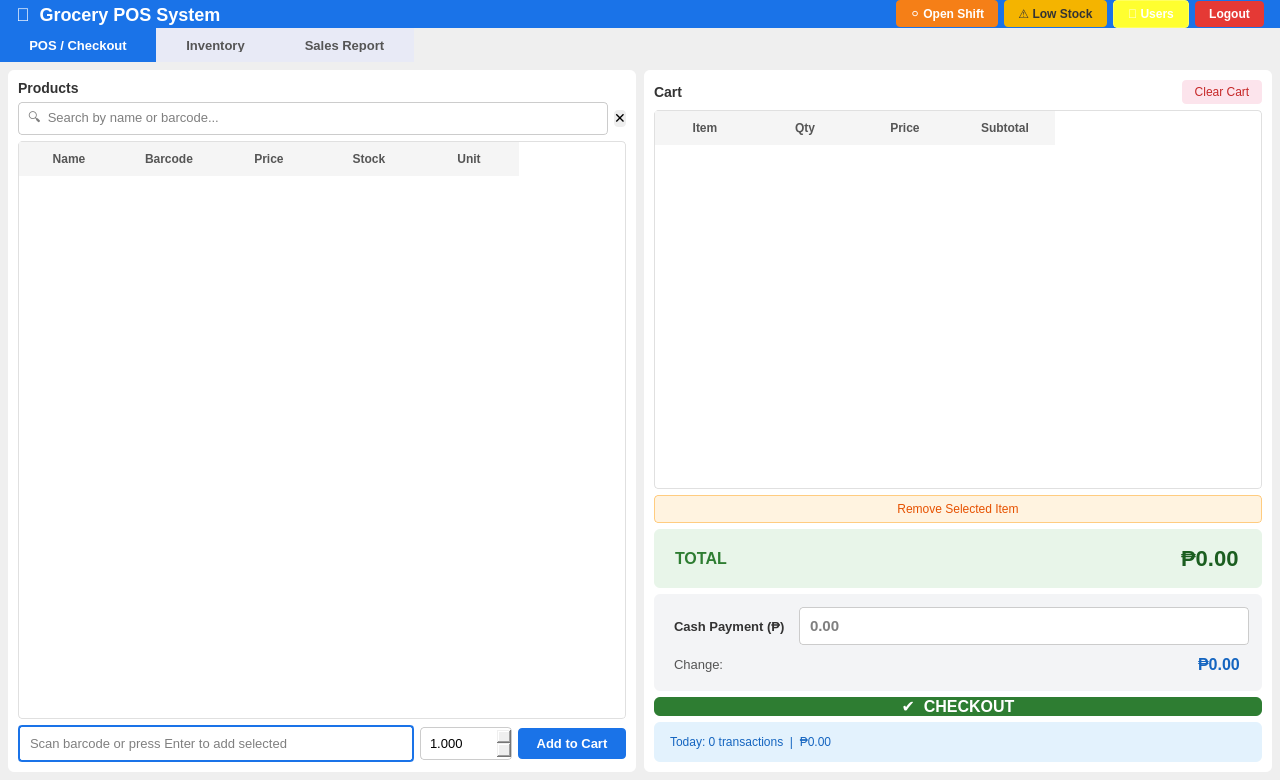
<?xml version="1.0" encoding="UTF-8"?>
<ui version="4.0">
 <class>MainWindow</class>
 <widget class="QMainWindow" name="MainWindow">
  <property name="geometry">
   <rect><x>0</x><y>0</y><width>1280</width><height>780</height></rect>
  </property>
  <property name="windowTitle"><string>Grocery POS System</string></property>
  <widget class="QWidget" name="centralwidget">
   <layout class="QVBoxLayout" name="rootLayout">
    <property name="spacing"><number>0</number></property>
    <property name="leftMargin"><number>0</number></property>
    <property name="topMargin"><number>0</number></property>
    <property name="rightMargin"><number>0</number></property>
    <property name="bottomMargin"><number>0</number></property>

    <!-- TOP BAR -->
    <item>
     <widget class="QFrame" name="topBar">
      <property name="styleSheet"><string>QFrame{background:#1a73e8;}</string></property>
      <property name="minimumHeight"><number>54</number></property>
      <property name="maximumHeight"><number>54</number></property>
      <layout class="QHBoxLayout" name="topBarLayout">
       <property name="leftMargin"><number>16</number></property>
       <property name="topMargin"><number>0</number></property>
       <property name="rightMargin"><number>16</number></property>
       <property name="bottomMargin"><number>0</number></property>
       <item>
        <widget class="QLabel" name="lblAppTitle">
         <property name="text"><string>🛒  Grocery POS System</string></property>
         <property name="styleSheet"><string>color:white;font-size:18px;font-weight:bold;</string></property>
        </widget>
       </item>
       <item>
        <spacer name="topSpacer">
         <property name="orientation"><enum>Qt::Horizontal</enum></property>
         <property name="sizeHint" stdset="0"><size><width>40</width><height>20</height></size></property>
        </spacer>
       </item>
       <item>
        <widget class="QLabel" name="lblDateTime">
         <property name="styleSheet"><string>color:white;font-size:13px;</string></property>
        </widget>
       </item>
       <item>
        <widget class="QLabel" name="lblLoggedIn">
         <property name="styleSheet"><string>color:#bbdefb;font-size:12px;padding:0 8px;</string></property>
        </widget>
       </item>
       <item>
        <widget class="QPushButton" name="btnShift">
         <property name="text"><string>⚪ Open Shift</string></property>
         <property name="styleSheet"><string>QPushButton{background:#f57f17;color:white;border:none;padding:6px 14px;border-radius:4px;font-weight:bold;}QPushButton:hover{background:#e65100;}</string></property>
        </widget>
       </item>
       <item>
        <widget class="QPushButton" name="btnLowStock">
         <property name="text"><string>⚠ Low Stock</string></property>
         <property name="styleSheet"><string>QPushButton{background:#f4b400;color:#333;border:none;padding:6px 14px;border-radius:4px;font-weight:bold;}QPushButton:hover{background:#e6a800;}</string></property>
        </widget>
       </item>
       <item>
        <widget class="QPushButton" name="btnUsers">
         <property name="text"><string>👤 Users</string></property>
         <property name="styleSheet"><string>QPushButton{background:#ffffff30;color:white;border:1px solid #ffffff60;padding:6px 14px;border-radius:4px;font-weight:bold;}QPushButton:hover{background:#ffffff50;}</string></property>
        </widget>
       </item>
       <item>
        <widget class="QPushButton" name="btnLogout">
         <property name="text"><string>Logout</string></property>
         <property name="styleSheet"><string>QPushButton{background:#e53935;color:white;border:none;padding:6px 14px;border-radius:4px;font-weight:bold;}QPushButton:hover{background:#b71c1c;}</string></property>
        </widget>
       </item>
      </layout>
     </widget>
    </item>

    <!-- MAIN TAB WIDGET -->
    <item>
     <widget class="QTabWidget" name="tabWidget">
      <property name="styleSheet">
       <string>QTabWidget::pane{border:none;}QTabBar::tab{padding:10px 28px;font-size:13px;font-weight:bold;background:#e8eaf6;color:#555;}QTabBar::tab:selected{background:#1a73e8;color:white;border-radius:0;}</string>
      </property>

      <!-- TAB 1: POS -->
      <widget class="QWidget" name="tabPOS">
       <attribute name="title"><string>  POS / Checkout  </string></attribute>
       <layout class="QHBoxLayout" name="posLayout">
        <property name="spacing"><number>8</number></property>
        <property name="leftMargin"><number>8</number></property>
        <property name="topMargin"><number>8</number></property>
        <property name="rightMargin"><number>8</number></property>
        <property name="bottomMargin"><number>8</number></property>

        <!-- LEFT: Product Panel -->
        <item>
         <widget class="QFrame" name="productPanel">
          <property name="styleSheet"><string>QFrame{background:white;border-radius:6px;}</string></property>
          <layout class="QVBoxLayout" name="productPanelLayout">
           <property name="leftMargin"><number>10</number></property>
           <property name="topMargin"><number>10</number></property>
           <property name="rightMargin"><number>10</number></property>
           <property name="bottomMargin"><number>10</number></property>
           <item>
            <widget class="QLabel" name="lblProductsTitle">
             <property name="text"><string>Products</string></property>
             <property name="styleSheet"><string>font-size:14px;font-weight:bold;color:#333;</string></property>
            </widget>
           </item>
           <item>
            <layout class="QHBoxLayout" name="searchLayout">
             <item>
              <widget class="QLineEdit" name="txtSearch">
               <property name="placeholderText"><string>🔍  Search by name or barcode...</string></property>
               <property name="styleSheet"><string>QLineEdit{padding:7px;border:1px solid #ccc;border-radius:4px;font-size:13px;}QLineEdit:focus{border:1px solid #1a73e8;}</string></property>
              </widget>
             </item>
             <item>
              <widget class="QPushButton" name="btnClearSearch">
               <property name="text"><string>✕</string></property>
               <property name="maximumWidth"><number>32</number></property>
               <property name="styleSheet"><string>QPushButton{background:#eee;border:none;border-radius:4px;font-size:14px;}QPushButton:hover{background:#ddd;}</string></property>
              </widget>
             </item>
            </layout>
           </item>
           <item>
            <widget class="QTableWidget" name="tblProducts">
             <property name="styleSheet"><string>QTableWidget{border:1px solid #e0e0e0;border-radius:4px;gridline-color:#f0f0f0;font-size:13px;}QTableWidget::item{padding:6px;}QTableWidget::item:selected{background:#e3f2fd;color:#000;}QHeaderView::section{background:#f5f5f5;padding:8px;border:none;font-weight:bold;color:#555;}</string></property>
             <property name="selectionBehavior"><enum>QAbstractItemView::SelectRows</enum></property>
             <property name="editTriggers"><set>QAbstractItemView::NoEditTriggers</set></property>
             <property name="alternatingRowColors"><bool>true</bool></property>
             <column><property name="text"><string>Name</string></property></column>
             <column><property name="text"><string>Barcode</string></property></column>
             <column><property name="text"><string>Price</string></property></column>
             <column><property name="text"><string>Stock</string></property></column>
             <column><property name="text"><string>Unit</string></property></column>
            </widget>
           </item>
           <item>
            <layout class="QHBoxLayout" name="barcodeLayout">
             <item>
              <widget class="QLineEdit" name="txtBarcode">
               <property name="placeholderText"><string>Scan barcode or press Enter to add selected</string></property>
               <property name="styleSheet"><string>QLineEdit{padding:8px;border:2px solid #1a73e8;border-radius:4px;font-size:13px;}QLineEdit:focus{border:2px solid #0d47a1;}</string></property>
              </widget>
             </item>
             <item>
              <widget class="QDoubleSpinBox" name="spinQty">
               <property name="minimum"><double>0.001</double></property>
               <property name="maximum"><double>9999.000</double></property>
               <property name="value"><double>1.000</double></property>
               <property name="decimals"><number>3</number></property>
               <property name="maximumWidth"><number>100</number></property>
               <property name="styleSheet"><string>QDoubleSpinBox{padding:7px;border:1px solid #ccc;border-radius:4px;font-size:13px;}</string></property>
              </widget>
             </item>
             <item>
              <widget class="QPushButton" name="btnAddToCart">
               <property name="text"><string>Add to Cart</string></property>
               <property name="styleSheet"><string>QPushButton{background:#1a73e8;color:white;border:none;padding:8px 18px;border-radius:4px;font-size:13px;font-weight:bold;}QPushButton:hover{background:#1558b0;}</string></property>
              </widget>
             </item>
            </layout>
           </item>
          </layout>
         </widget>
        </item>

        <!-- RIGHT: Cart + Payment -->
        <item>
         <widget class="QFrame" name="cartPanel">
          <property name="maximumWidth"><number>440</number></property>
          <property name="styleSheet"><string>QFrame{background:white;border-radius:6px;}</string></property>
          <layout class="QVBoxLayout" name="cartPanelLayout">
           <property name="leftMargin"><number>10</number></property>
           <property name="topMargin"><number>10</number></property>
           <property name="rightMargin"><number>10</number></property>
           <property name="bottomMargin"><number>10</number></property>
           <item>
            <layout class="QHBoxLayout" name="cartHeaderLayout">
             <item>
              <widget class="QLabel" name="lblCartTitle">
               <property name="text"><string>Cart</string></property>
               <property name="styleSheet"><string>font-size:14px;font-weight:bold;color:#333;</string></property>
              </widget>
             </item>
             <item>
              <spacer name="cartHeaderSpacer">
               <property name="orientation"><enum>Qt::Horizontal</enum></property>
               <property name="sizeHint" stdset="0"><size><width>40</width><height>20</height></size></property>
              </spacer>
             </item>
             <item>
              <widget class="QPushButton" name="btnClearCart">
               <property name="text"><string>Clear Cart</string></property>
               <property name="styleSheet"><string>QPushButton{background:#fce4ec;color:#c62828;border:none;padding:5px 12px;border-radius:4px;font-size:12px;}QPushButton:hover{background:#f8bbd0;}</string></property>
              </widget>
             </item>
            </layout>
           </item>
           <item>
            <widget class="QTableWidget" name="tblCart">
             <property name="styleSheet"><string>QTableWidget{border:1px solid #e0e0e0;border-radius:4px;gridline-color:#f0f0f0;font-size:13px;}QTableWidget::item{padding:6px;}QTableWidget::item:selected{background:#fff9c4;color:#000;}QHeaderView::section{background:#f5f5f5;padding:8px;border:none;font-weight:bold;color:#555;}</string></property>
             <property name="selectionBehavior"><enum>QAbstractItemView::SelectRows</enum></property>
             <property name="editTriggers"><set>QAbstractItemView::NoEditTriggers</set></property>
             <column><property name="text"><string>Item</string></property></column>
             <column><property name="text"><string>Qty</string></property></column>
             <column><property name="text"><string>Price</string></property></column>
             <column><property name="text"><string>Subtotal</string></property></column>
            </widget>
           </item>
           <item>
            <widget class="QPushButton" name="btnRemoveItem">
             <property name="text"><string>Remove Selected Item</string></property>
             <property name="styleSheet"><string>QPushButton{background:#fff3e0;color:#e65100;border:1px solid #ffcc80;padding:6px;border-radius:4px;font-size:12px;}QPushButton:hover{background:#ffe0b2;}</string></property>
            </widget>
           </item>
           <item>
            <widget class="QFrame" name="totalFrame">
             <property name="styleSheet"><string>QFrame{background:#e8f5e9;border-radius:6px;padding:4px;}</string></property>
             <layout class="QHBoxLayout" name="totalLayout">
              <item>
               <widget class="QLabel" name="lblTotalLabel">
                <property name="text"><string>TOTAL</string></property>
                <property name="styleSheet"><string>font-size:16px;font-weight:bold;color:#2e7d32;</string></property>
               </widget>
              </item>
              <item>
               <spacer name="totalSpacer">
                <property name="orientation"><enum>Qt::Horizontal</enum></property>
                <property name="sizeHint" stdset="0"><size><width>40</width><height>20</height></size></property>
               </spacer>
              </item>
              <item>
               <widget class="QLabel" name="lblTotal">
                <property name="text"><string>₱0.00</string></property>
                <property name="styleSheet"><string>font-size:22px;font-weight:bold;color:#1b5e20;</string></property>
               </widget>
              </item>
             </layout>
            </widget>
           </item>
           <item>
            <widget class="QFrame" name="paymentFrame">
             <property name="styleSheet"><string>QFrame{background:#f3f4f6;border-radius:6px;padding:4px;}</string></property>
             <layout class="QVBoxLayout" name="paymentLayout">
              <item>
               <layout class="QHBoxLayout" name="paymentInputLayout">
                <item>
                 <widget class="QLabel" name="lblPaymentLabel">
                  <property name="text"><string>Cash Payment (₱)</string></property>
                  <property name="styleSheet"><string>font-size:13px;font-weight:bold;color:#333;</string></property>
                 </widget>
                </item>
                <item>
                 <widget class="QLineEdit" name="txtPayment">
                  <property name="placeholderText"><string>0.00</string></property>
                  <property name="styleSheet"><string>QLineEdit{padding:8px;border:1px solid #ccc;border-radius:4px;font-size:15px;font-weight:bold;}QLineEdit:focus{border:2px solid #1a73e8;}</string></property>
                 </widget>
                </item>
               </layout>
              </item>
              <item>
               <layout class="QHBoxLayout" name="changeLayout">
                <item>
                 <widget class="QLabel" name="lblChangeLabel">
                  <property name="text"><string>Change:</string></property>
                  <property name="styleSheet"><string>font-size:13px;color:#555;</string></property>
                 </widget>
                </item>
                <item>
                 <spacer name="changeSpacer">
                  <property name="orientation"><enum>Qt::Horizontal</enum></property>
                  <property name="sizeHint" stdset="0"><size><width>40</width><height>20</height></size></property>
                 </spacer>
                </item>
                <item>
                 <widget class="QLabel" name="lblChange">
                  <property name="text"><string>₱0.00</string></property>
                  <property name="styleSheet"><string>font-size:16px;font-weight:bold;color:#1565c0;</string></property>
                 </widget>
                </item>
               </layout>
              </item>
             </layout>
            </widget>
           </item>
           <item>
            <widget class="QPushButton" name="btnCheckout">
             <property name="text"><string>✔  CHECKOUT</string></property>
             <property name="minimumHeight"><number>52</number></property>
             <property name="styleSheet"><string>QPushButton{background:#2e7d32;color:white;border:none;border-radius:6px;font-size:16px;font-weight:bold;}QPushButton:hover{background:#1b5e20;}QPushButton:disabled{background:#aaa;}</string></property>
            </widget>
           </item>
           <item>
            <widget class="QFrame" name="summaryFrame">
             <property name="styleSheet"><string>QFrame{background:#e3f2fd;border-radius:6px;padding:2px;}</string></property>
             <layout class="QHBoxLayout" name="summaryLayout">
              <item>
               <widget class="QLabel" name="lblTodaySummary">
                <property name="text"><string>Today: 0 transactions  |  ₱0.00</string></property>
                <property name="styleSheet"><string>font-size:12px;color:#1565c0;</string></property>
               </widget>
              </item>
             </layout>
            </widget>
           </item>
          </layout>
         </widget>
        </item>
       </layout>
      </widget>

      <!-- TAB 2: INVENTORY -->
      <widget class="QWidget" name="tabInventory">
       <attribute name="title"><string>  Inventory  </string></attribute>
       <layout class="QVBoxLayout" name="invLayout">
        <property name="leftMargin"><number>10</number></property>
        <property name="topMargin"><number>10</number></property>
        <property name="rightMargin"><number>10</number></property>
        <property name="bottomMargin"><number>10</number></property>
        <item>
         <layout class="QHBoxLayout" name="invToolbarLayout">
          <item>
           <widget class="QLineEdit" name="txtInvSearch">
            <property name="placeholderText"><string>🔍  Search products...</string></property>
            <property name="maximumWidth"><number>320</number></property>
            <property name="styleSheet"><string>QLineEdit{padding:7px;border:1px solid #ccc;border-radius:4px;font-size:13px;}QLineEdit:focus{border:1px solid #1a73e8;}</string></property>
           </widget>
          </item>
          <item>
           <spacer name="invToolbarSpacer">
            <property name="orientation"><enum>Qt::Horizontal</enum></property>
            <property name="sizeHint" stdset="0"><size><width>40</width><height>20</height></size></property>
           </spacer>
          </item>
          <item>
           <widget class="QPushButton" name="btnAddProduct">
            <property name="text"><string>+ Add Product</string></property>
            <property name="styleSheet"><string>QPushButton{background:#1a73e8;color:white;border:none;padding:8px 16px;border-radius:4px;font-weight:bold;}QPushButton:hover{background:#1558b0;}</string></property>
           </widget>
          </item>
          <item>
           <widget class="QPushButton" name="btnEditProduct">
            <property name="text"><string>✎ Edit</string></property>
            <property name="styleSheet"><string>QPushButton{background:#f9a825;color:white;border:none;padding:8px 16px;border-radius:4px;font-weight:bold;}QPushButton:hover{background:#f57f17;}</string></property>
           </widget>
          </item>
          <item>
           <widget class="QPushButton" name="btnRestock">
            <property name="text"><string>📦 Restock</string></property>
            <property name="styleSheet"><string>QPushButton{background:#00897b;color:white;border:none;padding:8px 16px;border-radius:4px;font-weight:bold;}QPushButton:hover{background:#00695c;}</string></property>
           </widget>
          </item>
          <item>
           <widget class="QPushButton" name="btnDeactivate">
            <property name="text"><string>🗑 Deactivate</string></property>
            <property name="styleSheet"><string>QPushButton{background:#e53935;color:white;border:none;padding:8px 16px;border-radius:4px;font-weight:bold;}QPushButton:hover{background:#b71c1c;}</string></property>
           </widget>
          </item>
         </layout>
        </item>
        <item>
         <widget class="QTableWidget" name="tblInventory">
          <property name="styleSheet"><string>QTableWidget{border:1px solid #e0e0e0;border-radius:4px;gridline-color:#f0f0f0;font-size:13px;}QTableWidget::item{padding:7px;}QTableWidget::item:selected{background:#e3f2fd;color:#000;}QHeaderView::section{background:#f5f5f5;padding:9px;border:none;font-weight:bold;color:#555;}</string></property>
          <property name="selectionBehavior"><enum>QAbstractItemView::SelectRows</enum></property>
          <property name="editTriggers"><set>QAbstractItemView::NoEditTriggers</set></property>
          <property name="alternatingRowColors"><bool>true</bool></property>
          <column><property name="text"><string>ID</string></property></column>
          <column><property name="text"><string>Name</string></property></column>
          <column><property name="text"><string>Barcode</string></property></column>
          <column><property name="text"><string>Price</string></property></column>
          <column><property name="text"><string>Stock</string></property></column>
          <column><property name="text"><string>Unit</string></property></column>
          <column><property name="text"><string>Status</string></property></column>
         </widget>
        </item>
       </layout>
      </widget>

      <!-- TAB 3: SALES REPORT -->
      <widget class="QWidget" name="tabReports">
       <attribute name="title"><string>  Sales Report  </string></attribute>
       <layout class="QVBoxLayout" name="rptLayout">
        <property name="leftMargin"><number>10</number></property>
        <property name="topMargin"><number>10</number></property>
        <property name="rightMargin"><number>10</number></property>
        <property name="bottomMargin"><number>10</number></property>
        <item>
         <layout class="QHBoxLayout" name="rptToolbarLayout">
          <item>
           <widget class="QLabel" name="lblFrom"><property name="text"><string>From:</string></property></widget>
          </item>
          <item>
           <widget class="QDateEdit" name="dateFrom">
            <property name="calendarPopup"><bool>true</bool></property>
            <property name="styleSheet"><string>QDateEdit{padding:6px;border:1px solid #ccc;border-radius:4px;font-size:13px;}</string></property>
           </widget>
          </item>
          <item>
           <widget class="QLabel" name="lblTo"><property name="text"><string>To:</string></property></widget>
          </item>
          <item>
           <widget class="QDateEdit" name="dateTo">
            <property name="calendarPopup"><bool>true</bool></property>
            <property name="styleSheet"><string>QDateEdit{padding:6px;border:1px solid #ccc;border-radius:4px;font-size:13px;}</string></property>
           </widget>
          </item>
          <item>
           <widget class="QPushButton" name="btnFilterSales">
            <property name="text"><string>Filter</string></property>
            <property name="styleSheet"><string>QPushButton{background:#1a73e8;color:white;border:none;padding:7px 18px;border-radius:4px;font-weight:bold;}QPushButton:hover{background:#1558b0;}</string></property>
           </widget>
          </item>
          <item>
           <widget class="QPushButton" name="btnExportCSV">
            <property name="text"><string>⬇ Export CSV</string></property>
            <property name="styleSheet"><string>QPushButton{background:#00897b;color:white;border:none;padding:7px 18px;border-radius:4px;font-weight:bold;}QPushButton:hover{background:#00695c;}</string></property>
           </widget>
          </item>
          <item>
           <spacer name="rptSpacer">
            <property name="orientation"><enum>Qt::Horizontal</enum></property>
            <property name="sizeHint" stdset="0"><size><width>40</width><height>20</height></size></property>
           </spacer>
          </item>
          <item>
           <widget class="QLabel" name="lblReportSummary">
            <property name="styleSheet"><string>font-size:13px;font-weight:bold;color:#1a73e8;</string></property>
           </widget>
          </item>
         </layout>
        </item>
        <item>
         <widget class="QTableWidget" name="tblSales">
          <property name="styleSheet"><string>QTableWidget{border:1px solid #e0e0e0;border-radius:4px;gridline-color:#f0f0f0;font-size:13px;}QTableWidget::item{padding:7px;}QTableWidget::item:selected{background:#e3f2fd;color:#000;}QHeaderView::section{background:#f5f5f5;padding:9px;border:none;font-weight:bold;color:#555;}</string></property>
          <property name="selectionBehavior"><enum>QAbstractItemView::SelectRows</enum></property>
          <property name="editTriggers"><set>QAbstractItemView::NoEditTriggers</set></property>
          <property name="alternatingRowColors"><bool>true</bool></property>
          <column><property name="text"><string>Receipt No</string></property></column>
          <column><property name="text"><string>Total</string></property></column>
          <column><property name="text"><string>Payment</string></property></column>
          <column><property name="text"><string>Change</string></property></column>
          <column><property name="text"><string>Date &amp; Time</string></property></column>
         </widget>
        </item>
        <item>
         <widget class="QLabel" name="lblSaleDetail">
          <property name="text"><string>Click a sale to view items.</string></property>
          <property name="styleSheet"><string>font-size:12px;color:#777;</string></property>
         </widget>
        </item>
        <item>
         <widget class="QTableWidget" name="tblSaleItems">
          <property name="maximumHeight"><number>180</number></property>
          <property name="styleSheet"><string>QTableWidget{border:1px solid #e0e0e0;border-radius:4px;gridline-color:#f0f0f0;font-size:12px;}QTableWidget::item{padding:5px;}QHeaderView::section{background:#f5f5f5;padding:7px;border:none;font-weight:bold;color:#555;}</string></property>
          <property name="editTriggers"><set>QAbstractItemView::NoEditTriggers</set></property>
          <column><property name="text"><string>Product</string></property></column>
          <column><property name="text"><string>Qty</string></property></column>
          <column><property name="text"><string>Unit Price</string></property></column>
          <column><property name="text"><string>Subtotal</string></property></column>
         </widget>
        </item>
       </layout>
      </widget>

     </widget>
    </item>
   </layout>
  </widget>
 </widget>
</ui>
